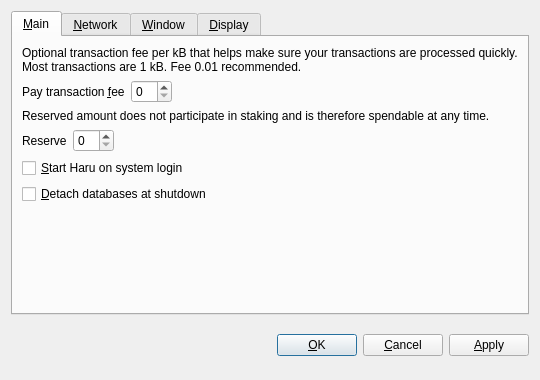
<?xml version="1.0" encoding="UTF-8"?>
<ui version="4.0">
 <class>OptionsDialog</class>
 <widget class="QDialog" name="OptionsDialog">
  <property name="geometry">
   <rect>
    <x>0</x>
    <y>0</y>
    <width>540</width>
    <height>380</height>
   </rect>
  </property>
  <property name="windowTitle">
   <string>Options</string>
  </property>
  <property name="modal">
   <bool>true</bool>
  </property>
  <layout class="QVBoxLayout" name="verticalLayout">
   <item>
    <widget class="QTabWidget" name="tabWidget">
     <property name="tabPosition">
      <enum>QTabWidget::North</enum>
     </property>
     <property name="currentIndex">
      <number>0</number>
     </property>
     <widget class="QWidget" name="tabMain">
      <attribute name="title">
       <string>&amp;Main</string>
      </attribute>
      <layout class="QVBoxLayout" name="verticalLayout_Main">
       <item>
        <widget class="QLabel" name="transactionFeeInfoLabel">
         <property name="text">
          <string>Optional transaction fee per kB that helps make sure your transactions are processed quickly. Most transactions are 1 kB. Fee 0.01 recommended.</string>
         </property>
         <property name="textFormat">
          <enum>Qt::PlainText</enum>
         </property>
         <property name="wordWrap">
          <bool>true</bool>
         </property>
        </widget>
       </item>
       <item>
        <layout class="QHBoxLayout" name="horizontalLayoutFee">
         <item>
          <widget class="QLabel" name="transactionFeeLabel">
           <property name="text">
            <string>Pay transaction &amp;fee</string>
           </property>
           <property name="textFormat">
            <enum>Qt::PlainText</enum>
           </property>
           <property name="buddy">
            <cstring>transactionFee</cstring>
           </property>
          </widget>
         </item>
         <item>
          <widget class="BitcoinAmountField" name="transactionFee"/>
         </item>
         <item>
          <spacer name="horizontalSpacerFee">
           <property name="orientation">
            <enum>Qt::Horizontal</enum>
           </property>
           <property name="sizeHint" stdset="0">
            <size>
             <width>40</width>
             <height>20</height>
            </size>
           </property>
          </spacer>
         </item>
        </layout>
       </item>
       <item>
        <widget class="QLabel" name="reserveBalanceInfoLabel">
         <property name="text">
          <string>Reserved amount does not participate in staking and is therefore spendable at any time.</string>
         </property>
         <property name="textFormat">
          <enum>Qt::PlainText</enum>
         </property>
         <property name="wordWrap">
          <bool>true</bool>
         </property>
        </widget>
       </item>
       <item>
        <layout class="QHBoxLayout" name="horizontalLayoutReserveBalance">
         <item>
          <widget class="QLabel" name="reserveBalanceLabel">
           <property name="text">
            <string>Reserve</string>
           </property>
           <property name="textFormat">
            <enum>Qt::PlainText</enum>
           </property>
           <property name="buddy">
            <cstring>reserveBalance</cstring>
           </property>
          </widget>
         </item>
         <item>
          <widget class="BitcoinAmountField" name="reserveBalance"/>
         </item>
         <item>
          <spacer name="horizontalSpacerReserveBalance">
           <property name="orientation">
            <enum>Qt::Horizontal</enum>
           </property>
           <property name="sizeHint" stdset="0">
            <size>
             <width>40</width>
             <height>20</height>
            </size>
           </property>
          </spacer>
         </item>
        </layout>
       </item>
       <item>
        <widget class="QCheckBox" name="bitcoinAtStartup">
         <property name="toolTip">
          <string>Automatically start Haru after logging in to the system.</string>
         </property>
         <property name="text">
          <string>&amp;Start Haru on system login</string>
         </property>
        </widget>
       </item>
       <item>
        <widget class="QCheckBox" name="detachDatabases">
         <property name="toolTip">
          <string>Detach block and address databases at shutdown. This means they can be moved to another data directory, but it slows down shutdown. The wallet is always detached.</string>
         </property>
         <property name="text">
          <string>&amp;Detach databases at shutdown</string>
         </property>
        </widget>
       </item>
       <item>
        <layout class="QHBoxLayout" name="horizontalLayout_2"/>
       </item>
       <item>
        <spacer name="verticalSpacer_Main">
         <property name="orientation">
          <enum>Qt::Vertical</enum>
         </property>
         <property name="sizeHint" stdset="0">
          <size>
           <width>20</width>
           <height>40</height>
          </size>
         </property>
        </spacer>
       </item>
      </layout>
     </widget>
     <widget class="QWidget" name="tabNetwork">
      <attribute name="title">
       <string>&amp;Network</string>
      </attribute>
      <layout class="QVBoxLayout" name="verticalLayout_Network">
       <item>
        <widget class="QCheckBox" name="mapPortUpnp">
         <property name="toolTip">
          <string>Automatically open the Haru client port on the router. This only works when your router supports UPnP and it is enabled.</string>
         </property>
         <property name="text">
          <string>Map port using &amp;UPnP</string>
         </property>
        </widget>
       </item>
       <item>
        <widget class="QCheckBox" name="connectSocks">
         <property name="toolTip">
          <string>Connect to the Haru network through a SOCKS proxy (e.g. when connecting through Tor).</string>
         </property>
         <property name="text">
          <string>&amp;Connect through SOCKS proxy:</string>
         </property>
        </widget>
       </item>
       <item>
        <layout class="QHBoxLayout" name="horizontalLayout_Network">
         <item>
          <widget class="QLabel" name="proxyIpLabel">
           <property name="text">
            <string>Proxy &amp;IP:</string>
           </property>
           <property name="textFormat">
            <enum>Qt::PlainText</enum>
           </property>
           <property name="buddy">
            <cstring>proxyIp</cstring>
           </property>
          </widget>
         </item>
         <item>
          <widget class="QValidatedLineEdit" name="proxyIp">
           <property name="maximumSize">
            <size>
             <width>140</width>
             <height>16777215</height>
            </size>
           </property>
           <property name="toolTip">
            <string>IP address of the proxy (e.g. 127.0.0.1)</string>
           </property>
          </widget>
         </item>
         <item>
          <widget class="QLabel" name="proxyPortLabel">
           <property name="text">
            <string>&amp;Port:</string>
           </property>
           <property name="textFormat">
            <enum>Qt::PlainText</enum>
           </property>
           <property name="buddy">
            <cstring>proxyPort</cstring>
           </property>
          </widget>
         </item>
         <item>
          <widget class="QLineEdit" name="proxyPort">
           <property name="maximumSize">
            <size>
             <width>55</width>
             <height>16777215</height>
            </size>
           </property>
           <property name="toolTip">
            <string>Port of the proxy (e.g. 9050)</string>
           </property>
          </widget>
         </item>
         <item>
          <widget class="QLabel" name="socksVersionLabel">
           <property name="text">
            <string>SOCKS &amp;Version:</string>
           </property>
           <property name="textFormat">
            <enum>Qt::PlainText</enum>
           </property>
           <property name="buddy">
            <cstring>socksVersion</cstring>
           </property>
          </widget>
         </item>
         <item>
          <widget class="QValueComboBox" name="socksVersion">
           <property name="toolTip">
            <string>SOCKS version of the proxy (e.g. 5)</string>
           </property>
          </widget>
         </item>
         <item>
          <spacer name="horizontalSpacer_Network">
           <property name="orientation">
            <enum>Qt::Horizontal</enum>
           </property>
           <property name="sizeHint" stdset="0">
            <size>
             <width>40</width>
             <height>20</height>
            </size>
           </property>
          </spacer>
         </item>
        </layout>
       </item>
       <item>
        <spacer name="verticalSpacer_Network">
         <property name="orientation">
          <enum>Qt::Vertical</enum>
         </property>
         <property name="sizeHint" stdset="0">
          <size>
           <width>20</width>
           <height>40</height>
          </size>
         </property>
        </spacer>
       </item>
      </layout>
     </widget>
     <widget class="QWidget" name="tabWindow">
      <attribute name="title">
       <string>&amp;Window</string>
      </attribute>
      <layout class="QVBoxLayout" name="verticalLayout_Window">
       <item>
        <widget class="QCheckBox" name="minimizeToTray">
         <property name="toolTip">
          <string>Show only a tray icon after minimizing the window.</string>
         </property>
         <property name="text">
          <string>&amp;Minimize to the tray instead of the taskbar</string>
         </property>
        </widget>
       </item>
       <item>
        <widget class="QCheckBox" name="minimizeOnClose">
         <property name="toolTip">
          <string>Minimize instead of exit the application when the window is closed. When this option is enabled, the application will be closed only after selecting Quit in the menu.</string>
         </property>
         <property name="text">
          <string>M&amp;inimize on close</string>
         </property>
        </widget>
       </item>
       <item>
        <spacer name="verticalSpacer_Window">
         <property name="orientation">
          <enum>Qt::Vertical</enum>
         </property>
         <property name="sizeHint" stdset="0">
          <size>
           <width>20</width>
           <height>40</height>
          </size>
         </property>
        </spacer>
       </item>
      </layout>
     </widget>
     <widget class="QWidget" name="tabDisplay">
      <attribute name="title">
       <string>&amp;Display</string>
      </attribute>
      <layout class="QVBoxLayout" name="verticalLayout_Display">
       <item>
        <layout class="QHBoxLayout" name="horizontalLayout_1_Display">
         <item>
          <widget class="QLabel" name="langLabel">
           <property name="text">
            <string>User Interface &amp;language:</string>
           </property>
           <property name="textFormat">
            <enum>Qt::PlainText</enum>
           </property>
           <property name="buddy">
            <cstring>lang</cstring>
           </property>
          </widget>
         </item>
         <item>
          <widget class="QValueComboBox" name="lang">
           <property name="toolTip">
            <string>The user interface language can be set here. This setting will take effect after restarting Haru.</string>
           </property>
          </widget>
         </item>
        </layout>
       </item>
       <item>
        <layout class="QHBoxLayout" name="horizontalLayout_2_Display">
         <item>
          <widget class="QLabel" name="unitLabel">
           <property name="text">
            <string>&amp;Unit to show amounts in:</string>
           </property>
           <property name="textFormat">
            <enum>Qt::PlainText</enum>
           </property>
           <property name="buddy">
            <cstring>unit</cstring>
           </property>
          </widget>
         </item>
         <item>
          <widget class="QValueComboBox" name="unit">
           <property name="toolTip">
            <string>Choose the default subdivision unit to show in the interface and when sending coins.</string>
           </property>
          </widget>
         </item>
        </layout>
       </item>
       <item>
        <widget class="QCheckBox" name="displayAddresses">
         <property name="toolTip">
          <string>Whether to show Haru addresses in the transaction list or not.</string>
         </property>
         <property name="text">
          <string>&amp;Display addresses in transaction list</string>
         </property>
        </widget>
       </item>
       <item>
        <widget class="QCheckBox" name="coinControlFeatures">
         <property name="toolTip">
          <string>Whether to show coin control features or not.</string>
         </property>
         <property name="text">
          <string>Display coin &amp;control features (experts only!)</string>
         </property>
        </widget>
       </item>
       <item>
        <spacer name="verticalSpacer_Display">
         <property name="orientation">
          <enum>Qt::Vertical</enum>
         </property>
         <property name="sizeHint" stdset="0">
          <size>
           <width>20</width>
           <height>40</height>
          </size>
         </property>
        </spacer>
       </item>
      </layout>
     </widget>
    </widget>
   </item>
   <item>
    <layout class="QHBoxLayout" name="horizontalLayout_Buttons">
     <item>
      <spacer name="horizontalSpacer_1">
       <property name="orientation">
        <enum>Qt::Horizontal</enum>
       </property>
       <property name="sizeHint" stdset="0">
        <size>
         <width>40</width>
         <height>48</height>
        </size>
       </property>
      </spacer>
     </item>
     <item>
      <widget class="QLabel" name="statusLabel">
       <property name="font">
        <font>
         <weight>75</weight>
         <bold>true</bold>
        </font>
       </property>
       <property name="text">
        <string/>
       </property>
       <property name="textFormat">
        <enum>Qt::PlainText</enum>
       </property>
       <property name="wordWrap">
        <bool>true</bool>
       </property>
      </widget>
     </item>
     <item>
      <spacer name="horizontalSpacer_2">
       <property name="orientation">
        <enum>Qt::Horizontal</enum>
       </property>
       <property name="sizeHint" stdset="0">
        <size>
         <width>40</width>
         <height>48</height>
        </size>
       </property>
      </spacer>
     </item>
     <item>
      <widget class="QPushButton" name="okButton">
       <property name="text">
        <string>&amp;OK</string>
       </property>
      </widget>
     </item>
     <item>
      <widget class="QPushButton" name="cancelButton">
       <property name="text">
        <string>&amp;Cancel</string>
       </property>
       <property name="autoDefault">
        <bool>false</bool>
       </property>
      </widget>
     </item>
     <item>
      <widget class="QPushButton" name="applyButton">
       <property name="text">
        <string>&amp;Apply</string>
       </property>
       <property name="autoDefault">
        <bool>false</bool>
       </property>
      </widget>
     </item>
    </layout>
   </item>
  </layout>
 </widget>
 <customwidgets>
  <customwidget>
   <class>BitcoinAmountField</class>
   <extends>QSpinBox</extends>
   <header>bitcoinamountfield.h</header>
  </customwidget>
  <customwidget>
   <class>QValueComboBox</class>
   <extends>QComboBox</extends>
   <header>qvaluecombobox.h</header>
  </customwidget>
  <customwidget>
   <class>QValidatedLineEdit</class>
   <extends>QLineEdit</extends>
   <header>qvalidatedlineedit.h</header>
  </customwidget>
 </customwidgets>
 <resources/>
 <connections/>
</ui>
